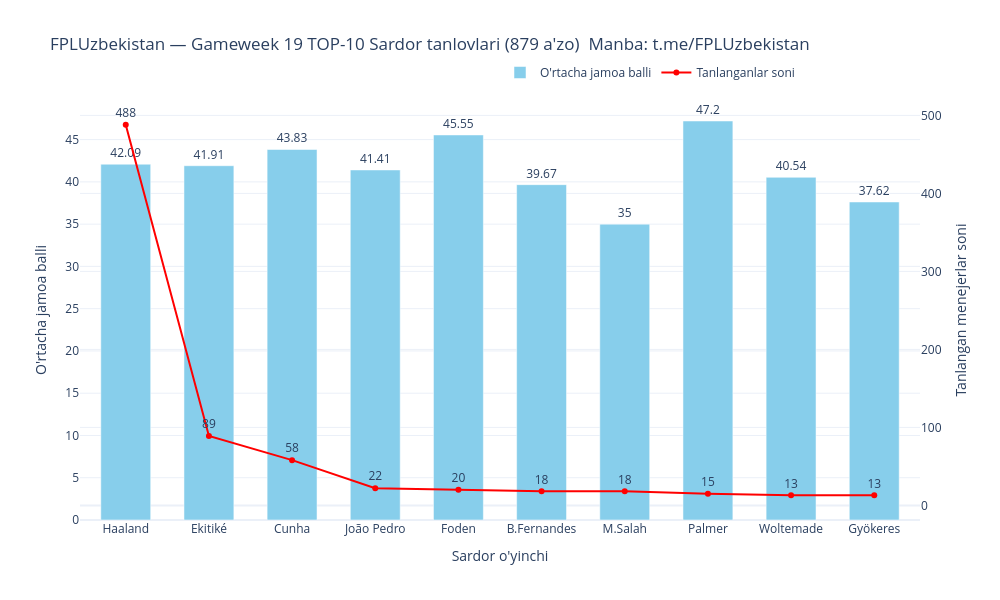

The notebook cell this image was saved under:
### Code cell
import aiohttp
import asyncio
import pandas as pd
import plotly.graph_objects as go
from collections import Counter, defaultdict

# --- 1. Liga a'zolarini olish ---
async def fetch_league_entries(league_id, session):
    page, entries, league_name = 1, [], ""
    while True:
        url = f"https://fantasy.premierleague.com/api/leagues-classic/{league_id}/standings/?page_standings={page}"
        async with session.get(url) as resp:
            if resp.status != 200:
                break
            data = await resp.json()
            if page == 1:
                league_name = data["league"]["name"]
            new_entries = data["standings"]["results"]
            if not new_entries:
                break
            entries.extend(new_entries)
            page += 1
    return entries, league_name

# --- 2. Overall ma'lumot ---
async def fetch_overall_data(session):
    url = "https://fantasy.premierleague.com/api/bootstrap-static/"
    async with session.get(url) as resp:
        if resp.status != 200:
            return None
        return await resp.json()

# --- 3. Picks ---
async def fetch_team_picks(entry_id, gw, session):
    url = f"https://fantasy.premierleague.com/api/entry/{entry_id}/event/{gw}/picks/"
    async with session.get(url) as resp:
        if resp.status != 200:
            return None
        return await resp.json()

# --- 4. Asosiy ---
async def main():
    league_id = 237247   # FPLUzbekistan
    async with aiohttp.ClientSession() as session:
        entries, league_name = await fetch_league_entries(league_id, session)
        overall_data = await fetch_overall_data(session)

        # Hozirgi turni topish
        current_gw = next(gw for gw in overall_data["events"] if gw["is_current"])
        gw = current_gw["id"]
        gw_name = current_gw["name"]

        player_map = {p["id"]: p["web_name"] for p in overall_data["elements"]}

        captain_counter = Counter()
        captain_team_points = defaultdict(list)

        for i, e in enumerate(entries, start=1):
            team_id = e["entry"]
            picks = await fetch_team_picks(team_id, gw, session)
            if not picks:
                continue
            team_points = picks.get("entry_history", {}).get("points", 0)
            for p in picks["picks"]:
                if p["is_captain"]:
                    pid = p["element"]
                    captain_counter[pid] += 1
                    captain_team_points[pid].append(team_points)
            if i % 100 == 0:
                print(f"⏳ {i} jamoa yuklandi...")

        # DF
        data = []
        for pid, count in captain_counter.items():
            avg_points = sum(captain_team_points[pid]) / len(captain_team_points[pid])
            data.append({
                "Kapitan": player_map.get(pid, f"ID {pid}"),
                "Tanlanganlar soni": count,
                "O'rtacha jamoa balli": round(avg_points, 2)
            })

        df = pd.DataFrame(data).sort_values("Tanlanganlar soni", ascending=False)
        df_top10 = df.head(10)

        print(f"✅ {league_name} ({len(entries)} a'zo) — {gw_name} TOP-10 Sardor statistikasi")
        print(df_top10)

        # --- Plotly grafik ---
        fig = go.Figure()

        # Bar (o'rtacha ball)
        fig.add_trace(go.Bar(
            x=df_top10["Kapitan"],
            y=df_top10["O'rtacha jamoa balli"],
            name="O'rtacha jamoa balli",
            marker_color="skyblue",
            yaxis="y1",
            text=df_top10["O'rtacha jamoa balli"],
            textposition="outside"
        ))

        # Line (tanlov soni)
        fig.add_trace(go.Scatter(
            x=df_top10["Kapitan"],
            y=df_top10["Tanlanganlar soni"],
            name="Tanlanganlar soni",
            mode="lines+markers+text",
            text=df_top10["Tanlanganlar soni"],
            textposition="top center",
            line=dict(color="red", width=2),
            yaxis="y2"
        ))

        # Layout
        fig.update_layout(
            title=f"{league_name} — {gw_name} TOP-10 Sardor tanlovlari "
                  f"({len(entries)} a'zo) \nManba: t.me/FPLUzbekistan",
            xaxis=dict(title="Sardor o'yinchi"),
            yaxis=dict(title="O'rtacha jamoa balli", side="left"),
            yaxis2=dict(title="Tanlangan menejerlar soni", side="right", overlaying="y"),
            legend=dict(x=0.5, y=1.1, orientation="h"),
            bargap=0.4,
            template="plotly_white",
            width=1000,
            height=600
        )

        fig.show()

# Run
await main()

### Figure 1 — Plotly figure (JSON) as saved in the notebook; plotly's stock layout.template omitted (floating-point values rounded to 4 significant figures)
{"data": [{"marker": {"color": "skyblue"}, "name": "O'rtacha jamoa balli", "text": [42.09, 41.91, 43.83, 41.41, 45.55, 39.67, 35, 47.2, 40.54, 37.62], "textposition": "outside", "type": "bar", "x": ["Haaland", "Ekitiké", "Cunha", "João Pedro", "Foden", "B.Fernandes", "M.Salah", "Palmer", "Woltemade", "Gyökeres"], "y": [42.09, 41.91, 43.83, 41.41, 45.55, 39.67, 35, 47.2, 40.54, 37.62], "yaxis": "y"}, {"line": {"color": "red", "width": 2}, "mode": "lines+markers+text", "name": "Tanlanganlar soni", "text": [488, 89, 58, 22, 20, 18, 18, 15, 13, 13], "textposition": "top center", "type": "scatter", "x": ["Haaland", "Ekitiké", "Cunha", "João Pedro", "Foden", "B.Fernandes", "M.Salah", "Palmer", "Woltemade", "Gyökeres"], "y": [488, 89, 58, 22, 20, 18, 18, 15, 13, 13], "yaxis": "y2"}], "layout": {"bargap": 0.4, "height": 600, "legend": {"orientation": "h", "x": 0.5, "y": 1.1}, "title": {"text": "FPLUzbekistan — Gameweek 19 TOP-10 Sardor tanlovlari (879 a'zo) \nManba: t.me/FPLUzbekistan"}, "width": 1000, "xaxis": {"title": {"text": "Sardor o'yinchi"}}, "yaxis": {"side": "left", "title": {"text": "O'rtacha jamoa balli"}}, "yaxis2": {"overlaying": "y", "side": "right", "title": {"text": "Tanlangan menejerlar soni"}}}}
